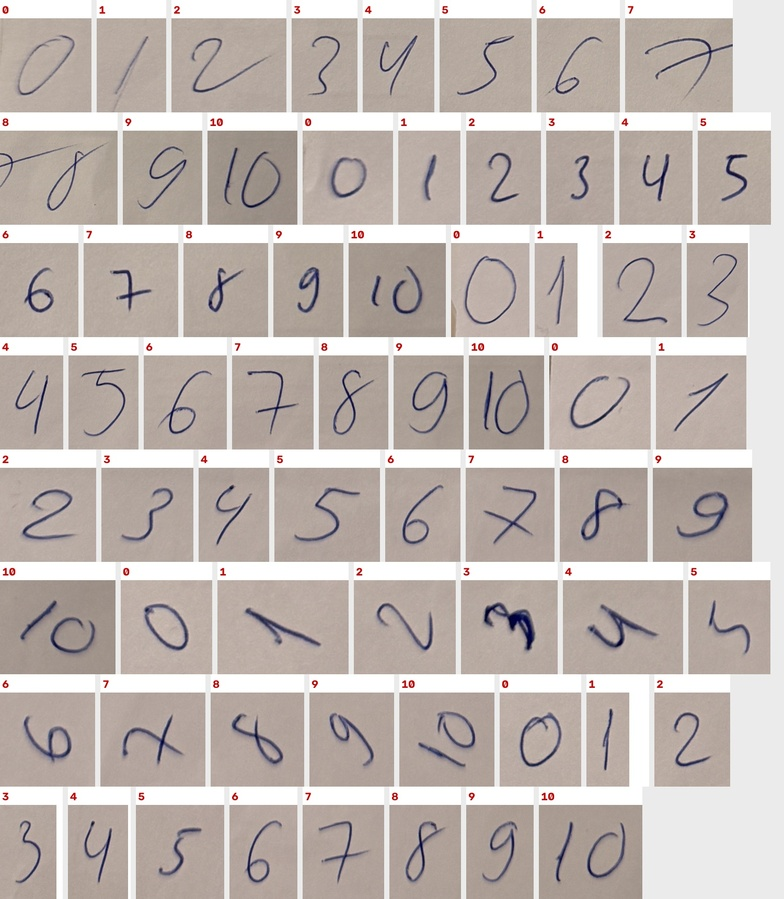
#> input picture data/custom_samples/split_preview.jpg, 784 x 899 px, shrunk from 1500 x 1720 before the run
$ python -i test_set.py   (imports and definitions only)
#> lines starting #> are read from the running program, lines starting #| are printed output that depends on the picture; after the words box and inside, x2 and y2 are one past the last pixel; in counts of white or black regions, pixels touching at a corner belong together
#> further down, picture is the input picture: shape (899, 784, 3); mean B, G, R 177.6, 182.4, 192.2
"""The real handwritten test set: loading it, and describing what is in it.

This is the hand-over point for evaluation (Task 4). Everything that reads the
photographed samples goes through here, so the filename convention and the
"which images exist" question have one answer and not one per script.

    from test_set import load_digits, load_numbers
    for filename, image, label in load_numbers():
        ...                      # image is BGR, straight from cv2.imread

Naming convention - the label comes first, then an underscore:

    data/custom_samples/digits/3_01.jpg        one digit, label 3
    data/custom_samples/numbers/94026_01.jpg   a whole number, label 94026

Run it directly to write the manifest and print a summary of the set:

    python src/test_set.py
"""

from __future__ import annotations

import csv
from pathlib import Path

import cv2
import numpy as np

ROOT = Path(__file__).resolve().parent.parent
SAMPLES = ROOT / "data" / "custom_samples"
MANIFEST = ROOT / "reports" / "custom_test_set.csv"
IMAGE_TYPES = {".png", ".jpg", ".jpeg"}

Sample = tuple[str, np.ndarray, str]


# [24 lines left out: function _load, not called in this run]


def load_digits() -> list[Sample]:
    """Single-digit photos, for per-digit accuracy."""
    return _load(SAMPLES / "digits", single_digit=True)


def load_numbers() -> list[Sample]:
    """Multi-digit number photos, for whole-number exact-match accuracy."""
    return _load(SAMPLES / "numbers", single_digit=False)


# ---------------------------------------------------------------------------
# Describing the set
# ---------------------------------------------------------------------------

def stroke_width(image: np.ndarray) -> float:
    """Median pen width in pixels, as twice the distance transform on the ink.

    The distance transform gives each ink pixel its distance to the nearest
    paper pixel, so the ridge running down the middle of a stroke holds half
    the stroke width. The median over all ink is a stable stand-in for it, and
    it is what makes "varied pen thickness" a measured claim and not a hope.
    """
    grey = cv2.cvtColor(image, cv2.COLOR_BGR2GRAY) if image.ndim == 3 else image
    _, binary = cv2.threshold(grey, 0, 255, cv2.THRESH_BINARY_INV + cv2.THRESH_OTSU)
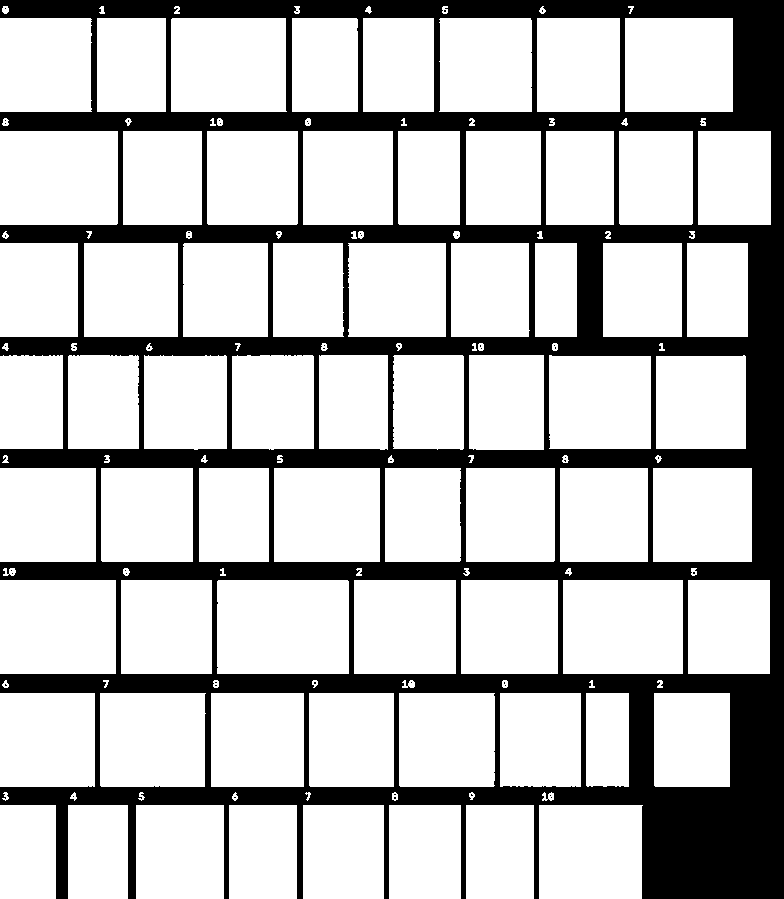
#> binary: shape (899, 784); 74.2% white; 55 black regions (54 under 20 px), largest, box (x1, y1, x2, y2) and area: (0, 0, 784, 899) 181833
    if not binary.any():
        return 0.0
    distance = cv2.distanceTransform(binary, cv2.DIST_L2, 5)
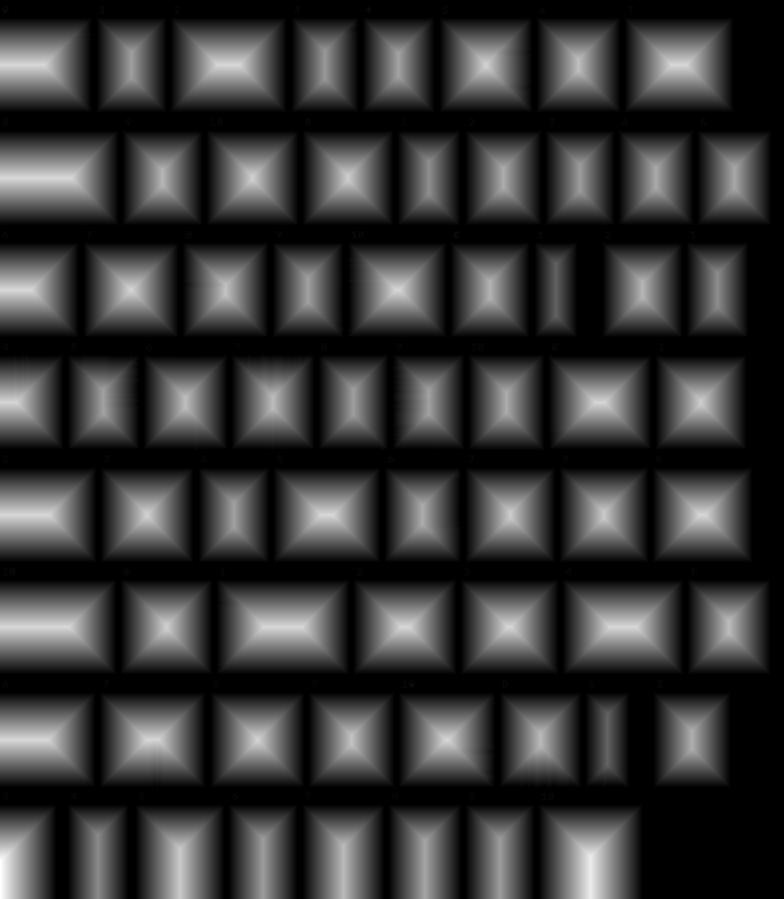
#> distance: shape (899, 784) float32; min 0, max 56, mean 12; drawn with min black and max white
    return round(float(2 * np.median(distance[binary > 0])), 2)


# [86 lines left out: functions load_writers, describe, main, not called in this run]


# [2 lines not run here, left out]

>>> import cv2
>>> picture = cv2.imread('../data/custom_samples/split_preview.jpg')
>>> result = stroke_width(picture)
#> result = 28
